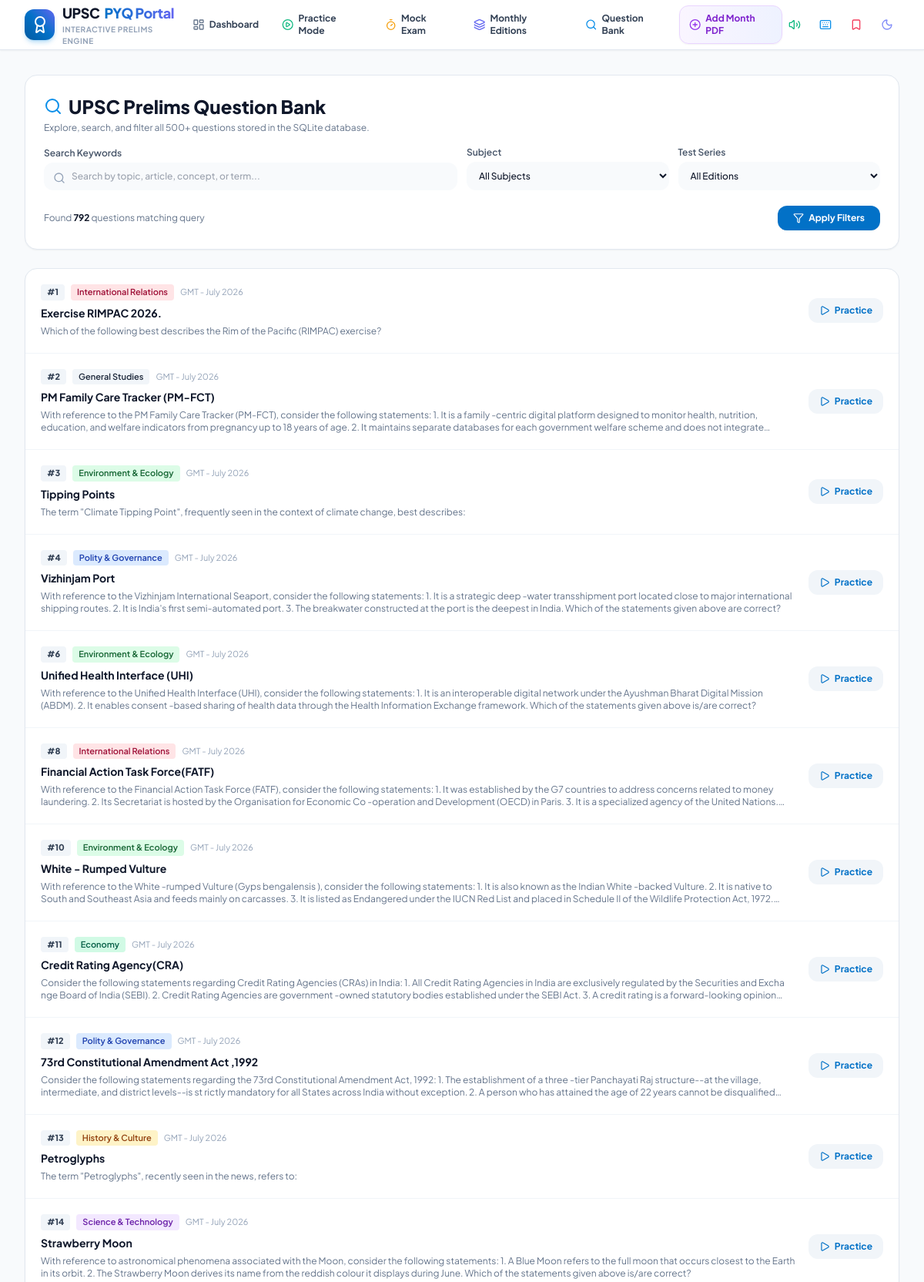
The page /explorer/ (upper part) on the database its author committed.
### quiz/models.py (models this page shows, shortened)
class Question(models.Model):
    OPTION_CHOICES = [
        ('a', 'Option A'),
        ('b', 'Option B'),
        ('c', 'Option C'),
        ('d', 'Option D'),
    ]
    DIFFICULTY_CHOICES = [
        ('Easy', 'Easy'),
        ('Medium', 'Medium'),
        ('Hard', 'Hard'),
    ]
    source = models.ForeignKey(Source, on_delete=models.CASCADE, related_name='questions')
    subject = models.ForeignKey(Subject, on_delete=models.SET_NULL, null=True, blank=True, related_name='questions')
    question_number = models.PositiveIntegerField(help_text="Original question number in the test series")
    topic = models.CharField(max_length=255, help_text="e.g. Article 124, NITI Aayog")
    question_text = models.TextField(help_text="Full question text including statement list and interrogative")
    option_a = models.TextField()
    option_b = models.TextField()
    option_c = models.TextField()
    option_d = models.TextField()
    correct_option = models.CharField(max_length=1, choices=OPTION_CHOICES)
    explanation = models.TextField(help_text="Detailed point-by-point explanation")
    value_addition = models.TextField(blank=True, default='', help_text="Value addition notes, tables, and extra context")
    in_news = models.TextField(blank=True, default='', help_text="Current affairs news trigger")
    difficulty = models.CharField(max_length=20, choices=DIFFICULTY_CHOICES, default='Medium')
    is_bookmarked = models.BooleanField(default=False)
    times_attempted = models.PositiveIntegerField(default=0)
    times_correct = models.PositiveIntegerField(default=0)
    created_at = models.DateTimeField(auto_now_add=True)
    class Meta:
        ordering = ['source', 'question_number']
        unique_together = ('source', 'question_number')

class Subject(models.Model):
    name = models.CharField(max_length=100, unique=True)
    slug = models.SlugField(max_length=100, unique=True, blank=True)
    description = models.TextField(blank=True, default='')
    icon = models.CharField(max_length=50, default='book-open')
    badge_color = models.CharField(max_length=100, default='bg-indigo-100 text-indigo-800 dark:bg-indigo-900/40 dark:text-indigo-300')
    class Meta:
        ordering = ['name']

class Source(models.Model):
    title = models.CharField(max_length=200)
    slug = models.SlugField(max_length=200, unique=True, blank=True)
    file = models.FileField(upload_to='pdf_sources/', null=True, blank=True)
    total_questions = models.IntegerField(default=0)
    created_at = models.DateTimeField(auto_now_add=True)
    class Meta:
        ordering = ['-created_at']

### quiz/views.py (the view)
# urls.py: path('explorer/', views.question_explorer, name='explorer'),
def question_explorer(request):
    subject_slug = request.GET.get('subject')
    source_slug = request.GET.get('source')
    query = request.GET.get('q', '').strip()
    difficulty = request.GET.get('difficulty')
    questions = Question.objects.select_related('subject', 'source').all()
    if subject_slug:
        questions = questions.filter(subject__slug=subject_slug)
    if source_slug:
        questions = questions.filter(source__slug=source_slug)
    if difficulty:
        questions = questions.filter(difficulty=difficulty)
    if query:
        questions = questions.filter(
            Q(topic__icontains=query) |
            Q(question_text__icontains=query) |
            Q(explanation__icontains=query)
        )
    paginator = Paginator(questions, 20)
    page_number = request.GET.get('page', 1)
    page_obj = paginator.get_page(page_number)
    all_subjects = Subject.objects.annotate(q_count=Count('questions')).filter(q_count__gt=0)
    all_sources = Source.objects.all()
    context = {
        'page_obj': page_obj,
        'all_subjects': all_subjects,
        'all_sources': all_sources,
        'selected_subject': subject_slug,
        'selected_source': source_slug,
        'selected_difficulty': difficulty,
        'query': query,
        'total_matched': paginator.count,
    }
    return render(request, 'quiz/explorer.html', context)

### templates/quiz/explorer.html (shortened to what this page needs)
{% extends 'base.html' %}
{% block content %}
<div class="space-y-6">
    <div class="bg-white dark:bg-slate-900 border border-slate-200 dark:border-slate-800 rounded-2xl p-6 shadow-sm">
        <div class="mb-4">
            <h1 class="text-2xl font-extrabold text-slate-900 dark:text-white flex items-center gap-2">
                <i data-lucide="search" class="w-6 h-6 text-brand-500"></i>
                UPSC Prelims Question Bank
            </h1>
            <p class="text-xs text-slate-500 dark:text-slate-400 mt-1">
                Explore, search, and filter all 500+ questions stored in the SQLite database.
            </p>
        </div>
        <form method="GET" action="{% url 'quiz:explorer' %}" class="grid grid-cols-1 sm:grid-cols-2 lg:grid-cols-4 gap-3 items-end">
            <div class="sm:col-span-2">
                <label class="block text-xs font-semibold text-slate-600 dark:text-slate-300 mb-1">Search Keywords</label>
                <div class="relative">
                    <input type="text" name="q" value="{{ query }}" placeholder="Search by topic, article, concept, or term..." class="w-full text-xs font-medium rounded-xl border-slate-300 dark:border-slate-700 bg-slate-50 dark:bg-slate-800 text-slate-900 dark:text-white py-2.5 pl-9 pr-3 focus:ring-2 focus:ring-brand-500">
                    <i data-lucide="search" class="w-4 h-4 text-slate-400 absolute left-3 top-3"></i>
                </div>
            </div>
            <div>
                <label class="block text-xs font-semibold text-slate-600 dark:text-slate-300 mb-1">Subject</label>
                <select name="subject" class="w-full text-xs font-medium rounded-xl border-slate-300 dark:border-slate-700 bg-slate-50 dark:bg-slate-800 text-slate-900 dark:text-white py-2.5 px-3 focus:ring-2 focus:ring-brand-500">
                    <option value="">All Subjects</option>
                </select>
            </div>
            <div>
                <label class="block text-xs font-semibold text-slate-600 dark:text-slate-300 mb-1">Test Series</label>
                <select name="source" class="w-full text-xs font-medium rounded-xl border-slate-300 dark:border-slate-700 bg-slate-50 dark:bg-slate-800 text-slate-900 dark:text-white py-2.5 px-3 focus:ring-2 focus:ring-brand-500">
                    <option value="">All Editions</option>
                </select>
            </div>
            <div class="sm:col-span-2 lg:col-span-4 flex items-center justify-between pt-2">
                <span class="text-xs text-slate-500 dark:text-slate-400">
                    Found <strong class="text-slate-900 dark:text-white">{{ total_matched }}</strong> questions matching query
                </span>
                <div class="flex items-center gap-2">
                    <button type="submit" class="px-5 py-2 rounded-xl bg-brand-600 hover:bg-brand-500 text-white text-xs font-bold shadow-sm transition-colors flex items-center gap-1.5">
                        <i data-lucide="filter" class="w-3.5 h-3.5"></i> Apply Filters
                    </button>
                </div>
            </div>
        </form>
    </div>
    <div class="bg-white dark:bg-slate-900 border border-slate-200 dark:border-slate-800 rounded-2xl shadow-sm overflow-hidden">
        <div class="divide-y divide-slate-100 dark:divide-slate-800">
            {% for q in page_obj.object_list %}
            <div class="p-5 hover:bg-slate-50/50 dark:hover:bg-slate-800/40 transition-colors flex flex-col md:flex-row md:items-center justify-between gap-4">
                <div class="space-y-1.5 flex-1">
                    <div class="flex flex-wrap items-center gap-2">
                        <span class="px-2 py-0.5 rounded text-[11px] font-black bg-slate-100 dark:bg-slate-800 text-slate-700 dark:text-slate-300">
                            #{{ q.question_number }}
                        </span>
                        <span class="px-2 py-0.5 rounded text-[11px] font-semibold {{ q.subject.badge_color|default:'bg-slate-100 text-slate-800' }}">
                            {{ q.subject.name|default:'General Studies' }}
                        </span>
                        <span class="text-[11px] text-slate-400">
                            {{ q.source.title }}
                        </span>
                    </div>
                    <h3 class="text-sm font-bold text-slate-900 dark:text-white">
                        {{ q.topic }}
                    </h3>
                    <p class="text-xs text-slate-500 dark:text-slate-400 line-clamp-2">
                        {{ q.question_text }}
                    </p>
                </div>
                <div class="flex items-center gap-3">
                    <a href="{% url 'quiz:practice' %}?q={{ q.topic|urlencode }}" class="px-3.5 py-2 rounded-xl bg-slate-100 dark:bg-slate-800 hover:bg-brand-50 dark:hover:bg-brand-950/40 text-brand-600 dark:text-brand-400 text-xs font-bold transition-colors flex items-center gap-1.5">
                        <i data-lucide="play" class="w-3.5 h-3.5"></i> Practice
                    </a>
                </div>
            </div>
            {% empty %}
            <div class="p-12 text-center text-slate-400 text-xs">
                No questions found. Try refining your search query.
            </div>
            {% endfor %}
        </div>
    </div>
</div>
{% endblock %}

### templates/base.html (shortened to what this page needs)
<!DOCTYPE html>
<html lang="en" class="h-full">
<head>
    <script src="https://cdn.tailwindcss.com"></script>
</head>
<body class="bg-slate-50 text-slate-800 dark:bg-slate-950 dark:text-slate-100 min-h-full flex flex-col antialiased transition-colors duration-200">
    <header class="sticky top-0 z-40 bg-white/90 dark:bg-slate-900/90 backdrop-blur-md border-b border-slate-200 dark:border-slate-800 shadow-sm transition-all">
        <div class="max-w-7xl mx-auto px-4 sm:px-6 lg:px-8">
            <div class="flex items-center justify-between h-16">
                <div class="flex items-center space-x-3">
                    <a href="{% url 'quiz:home' %}" class="flex items-center space-x-2.5 group">
                        <div class="w-10 h-10 rounded-xl bg-gradient-to-tr from-brand-700 via-brand-600 to-indigo-500 flex items-center justify-center text-white shadow-md shadow-brand-500/25 group-hover:scale-110 group-hover:rotate-3 transition-all duration-300">
                            <i data-lucide="award" class="w-6 h-6"></i>
                        </div>
                        <div>
                            <span class="text-lg font-extrabold tracking-tight text-slate-900 dark:text-white flex items-center gap-1.5">
                                UPSC <span class="bg-gradient-to-r from-brand-600 to-indigo-500 bg-clip-text text-transparent">PYQ Portal</span>
                            </span>
                            <span class="block text-[10px] text-slate-400 font-bold uppercase tracking-wider">
                                Interactive Prelims Engine
                            </span>
                        </div>
                    </a>
                </div>
                <nav class="hidden md:flex items-center space-x-1 lg:space-x-1.5">
                    <a href="{% url 'quiz:home' %}" class="px-3 py-2 rounded-xl text-xs font-bold hover:bg-slate-100 dark:hover:bg-slate-800 text-slate-700 dark:text-slate-200 transition-all flex items-center gap-1.5 hover:scale-105">
                        <i data-lucide="layout-dashboard" class="w-4 h-4 text-slate-500"></i>
                        Dashboard
                    </a>
                    <a href="{% url 'quiz:practice' %}" class="px-3 py-2 rounded-xl text-xs font-bold hover:bg-slate-100 dark:hover:bg-slate-800 text-slate-700 dark:text-slate-200 transition-all flex items-center gap-1.5 hover:scale-105">
                        <i data-lucide="play-circle" class="w-4 h-4 text-emerald-500"></i>
                        Practice Mode
                    </a>
                    <a href="{% url 'quiz:exam_setup' %}" class="px-3 py-2 rounded-xl text-xs font-bold hover:bg-slate-100 dark:hover:bg-slate-800 text-slate-700 dark:text-slate-200 transition-all flex items-center gap-1.5 hover:scale-105">
                        <i data-lucide="timer" class="w-4 h-4 text-amber-500"></i>
                        Mock Exam
                    </a>
                    <a href="{% url 'quiz:editions' %}" class="px-3 py-2 rounded-xl text-xs font-bold hover:bg-slate-100 dark:hover:bg-slate-800 text-slate-700 dark:text-slate-200 transition-all flex items-center gap-1.5 hover:scale-105">
                        <i data-lucide="layers" class="w-4 h-4 text-indigo-500"></i>
                        Monthly Editions
                    </a>
                    <a href="{% url 'quiz:explorer' %}" class="px-3 py-2 rounded-xl text-xs font-bold hover:bg-slate-100 dark:hover:bg-slate-800 text-slate-700 dark:text-slate-200 transition-all flex items-center gap-1.5 hover:scale-105">
                        <i data-lucide="search" class="w-4 h-4 text-brand-500"></i>
                        Question Bank
                    </a>
                    <a href="{% url 'quiz:upload_pdf' %}" class="px-3 py-2 rounded-xl text-xs font-bold bg-gradient-to-r from-purple-50 to-indigo-50 dark:from-purple-950/40 dark:to-indigo-950/40 text-purple-700 dark:text-purple-300 hover:brightness-105 transition-all flex items-center gap-1.5 border border-purple-200 dark:border-purple-800/60 shadow-sm hover:scale-105">
                        <i data-lucide="plus-circle" class="w-4 h-4 text-purple-600 dark:text-purple-400"></i>
                        Add Month PDF
                    </a>
                </nav>
                <div class="flex items-center space-x-1.5 sm:space-x-2">
                    <button id="sound-toggle-btn" type="button" onclick="toggleAudioFX()" class="p-2 rounded-xl text-slate-500 dark:text-slate-400 hover:bg-slate-100 dark:hover:bg-slate-800 transition-all hover:scale-110" title="Toggle Sound FX (Chimes/Feedback)">
                        <i data-lucide="volume-2" id="sound-icon-on" class="w-4 h-4 text-emerald-500"></i>
                    </button>
                    <button type="button" onclick="openShortcutsModal()" class="p-2 rounded-xl text-slate-500 dark:text-slate-400 hover:bg-slate-100 dark:hover:bg-slate-800 transition-all hover:scale-110" title="Keyboard Shortcuts (Press ?)">
                        <i data-lucide="keyboard" class="w-4 h-4 text-brand-500"></i>
                    </button>
                    <a href="{% url 'quiz:practice' %}?bookmarked=1" title="Saved Questions" class="p-2 rounded-xl text-slate-500 dark:text-slate-400 hover:bg-slate-100 dark:hover:bg-slate-800 transition-all hover:scale-110 relative">
                        <i data-lucide="bookmark" class="w-4 h-4 text-rose-500"></i>
                    </a>
                    <button id="theme-toggle" type="button" class="p-2 rounded-xl text-slate-500 dark:text-slate-400 hover:bg-slate-100 dark:hover:bg-slate-800 transition-all hover:scale-110" title="Toggle Dark/Light Mode">
                        <i data-lucide="moon" id="theme-moon" class="w-4 h-4 hidden text-indigo-400"></i>
                    </button>
                </div>
            </div>
        </div>
    </header>
    <main class="flex-1 max-w-7xl w-full mx-auto px-4 sm:px-6 lg:px-8 py-6 md:py-8">
        {% block content %}{% endblock %}
    </main>
</body>
</html>

### templates/base.html (style rules this page uses)
body { font-family: 'Plus Jakarta Sans', sans-serif; }

### rows shown on the page
Question: question_number "1", subject.name "International Relations", source "GMT - July 2026", topic "Exercise RIMPAC 2026.", question_text "Which of the following best describes the Rim of the Pacific (RIMPAC) exercise?"
Question: question_number "2", subject.name "General Studies", source "GMT - July 2026", topic "PM Family Care Tracker (PM-FCT)", question_text "With reference to the PM Family Care Tracker (PM-FCT), consider the following statements: 1. It is a family -centric digital platform designed to monitor health, nutrition, education, and welfare indicators from pregnancy up to 18 years of age. 2. It maintains separate databases for each government welfare scheme and does not…"
Question: question_number "3", subject.name "Environment & Ecology", source "GMT - July 2026", topic "Tipping Points", question_text "The term \"Climate Tipping Point\", frequently seen in the context of climate change, best describes:"
Question: question_number "4", subject.name "Polity & Governance", source "GMT - July 2026", topic "Vizhinjam Port", question_text "With reference to the Vizhinjam International Seaport, consider the following statements: 1. It is a strategic deep -water transshipment port located close to major international shipping routes. 2. It is India's first semi-automated port. 3. The breakwater constructed at the port is the deepest in India. Which of the statements given above are correct?"
Question: question_number "6", subject.name "Environment & Ecology", source "GMT - July 2026", topic "Unified Health Interface (UHI)", question_text "With reference to the Unified Health Interface (UHI), consider the following statements: 1. It is an interoperable digital network under the Ayushman Bharat Digital Mission (ABDM). 2. It enables consent -based sharing of health data through the Health Information Exchange framework. Which of the statements given above is/are correct?"
Question: question_number "8", subject.name "International Relations", source "GMT - July 2026", topic "Financial Action Task Force(FATF)", question_text "With reference to the Financial Action Task Force (FATF), consider the following statements: 1. It was established by the G7 countries to address concerns related to money laundering. 2. Its Secretariat is hosted by the Organisation for Economic Co -operation and Development (OECD) in Paris. 3. It is a specialized agency of the United…"
Question: question_number "10", subject.name "Environment & Ecology", source "GMT - July 2026", topic "White - Rumped Vulture", question_text "With reference to the White -rumped Vulture (Gyps bengalensis ), consider the following statements: 1. It is also known as the Indian White -backed Vulture. 2. It is native to South and Southeast Asia and feeds mainly on carcasses. 3. It is listed as Endangered under the IUCN Red List and placed in Schedule II of the Wildlife Protection Act,…"
Question: question_number "11", subject.name "Economy", source "GMT - July 2026", topic "Credit Rating Agency(CRA)", question_text "Consider the following statements regarding Credit Rating Agencies (CRAs) in India: 1. All Credit Rating Agencies in India are exclusively regulated by the Securities and Excha nge Board of India (SEBI). 2. Credit Rating Agencies are government -owned statutory bodies established under the SEBI Act. 3. A credit rating is a forward-looking…"
Question: question_number "12", subject.name "Polity & Governance", source "GMT - July 2026", topic "73rd Constitutional Amendment Act ,1992", question_text "Consider the following statements regarding the 73rd Constitutional Amendment Act, 1992: 1. The establishment of a three -tier Panchayati Raj structure--at the village, intermediate, and district levels--is st rictly mandatory for all States across India without exception. 2. A person who has attained the age of 22 years cannot be…"
Question: question_number "13", subject.name "History & Culture", source "GMT - July 2026", topic "Petroglyphs", question_text "The term \"Petroglyphs\", recently seen in the news, refers to:"
Question: question_number "14", subject.name "Science & Technology", source "GMT - July 2026", topic "Strawberry Moon", question_text "With reference to astronomical phenomena associated with the Moon, consider the following statements: 1. A Blue Moon refers to the full moon that occurs closest to the Earth in its orbit. 2. The Strawberry Moon derives its name from the reddish colour it displays during June. Which of the statements given above is/are correct?"

### other values the page prints
{{ total_matched }} "792"
